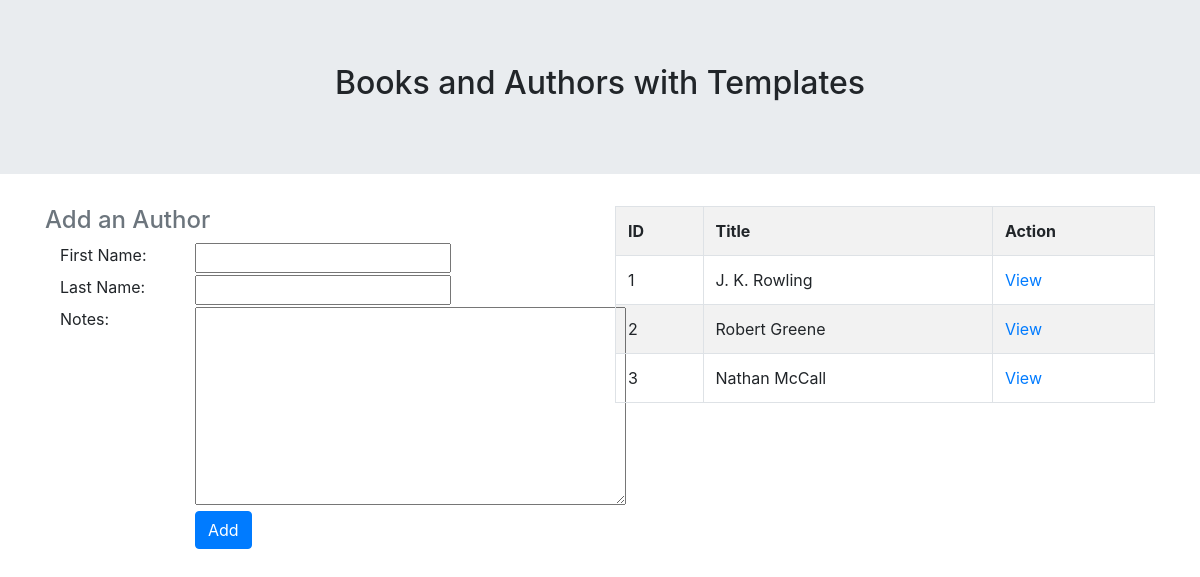
/addAuthor, run on the app's committed database.
### booksAuthorsAPP/models.py (models this page shows)
class Author(models.Model):
    fname = models.CharField(max_length=45)
    lname = models.CharField(max_length=45)
    notes = models.TextField(null=True)
    books = models.ManyToManyField(Book, related_name='authors')
    created_at = models.DateTimeField(auto_now_add=True)
    updated_at = models.DateTimeField(auto_now=True)

### booksAuthorsAPP/views.py (the view)
# urls.py: path('addAuthor', views.addAuthor),
def addAuthor(request):
    context = {
        'allAuthors' : Author.objects.all()
    }
    return render(request, 'addAuthor.html', context)

### booksAuthorsAPP/templates/addAuthor.html (shortened to what this page needs)
<!DOCTYPE html>
<html lang="en">
<head>
    <link rel="stylesheet" href="https://maxcdn.bootstrapcdn.com/bootstrap/4.0.0/css/bootstrap.min.css">
</head>
<body>
    <header class="jumbotron jumbotron-fluid">
        <div class="text-center">
            <h2>Books and Authors with Templates</h2>
        </div>
    </header>
    <main class="container">
        <div class="row">
            <div class="col-sm-6">
                <div class="container-fluid">
                    <div class="row">
                        <h4 class="text-muted">Add an Author</h4>
                    </div>
                    <form action="/createNewAuthor" method="POST">
                        <div class="row">
                            <div class="col-sm-3">
                                <label for="fname">First Name:</label>
                            </div>
                            <div class="col-sm-3">
                                <input type="text" name="fname">
                            </div>
                        </div>
                        <div class="row">
                            <div class="col-sm-3">
                                <label for="lname">Last Name:</label>
                            </div>
                            <div class="col-sm-3">
                                <input type="text" name="lname">
                            </div>
                        </div>
                        <div class="row">
                            <div class="col-sm-3">
                                <label for="notes">Notes:</label>
                            </div>
                            <div class="col-sm-3">
                                <textarea name="notes" cols="40" rows="8"></textarea>
                            </div>
                        </div>
                        <div class="row">
                            <div class="col-sm-3"></div>
                            <div class="col-sm-3">
                                <input type="submit" class="btn btn-primary" value="Add">
                            </div>
                        </div>
                    </form>
                </div>
            </div>
            <div class="col-sm-6">
                <table class="table table-striped table-bordered">
                    <tr>
                        <th>ID</th>
                        <th>Title</th>
                        <th>Action</th>
                    </tr>
                    {% for author in allAuthors%}
                        <tr>
                            <td>{{ author.id }}</td>
                            <td>{{ author.fname }} {{ author.lname }}</td>
                            <td><a href="/viewAuthor/{{ author.id }}">View</a></td>
                        </tr>
                    {% endfor %}
                </table>
            </div>
        </div>
    </main>
</body>
</html>

### data on the page
Author: id "1", fname "J. K.", lname "Rowling"
Author: id "2", fname "Robert", lname "Greene"
Author: id "3", fname "Nathan", lname "McCall"
